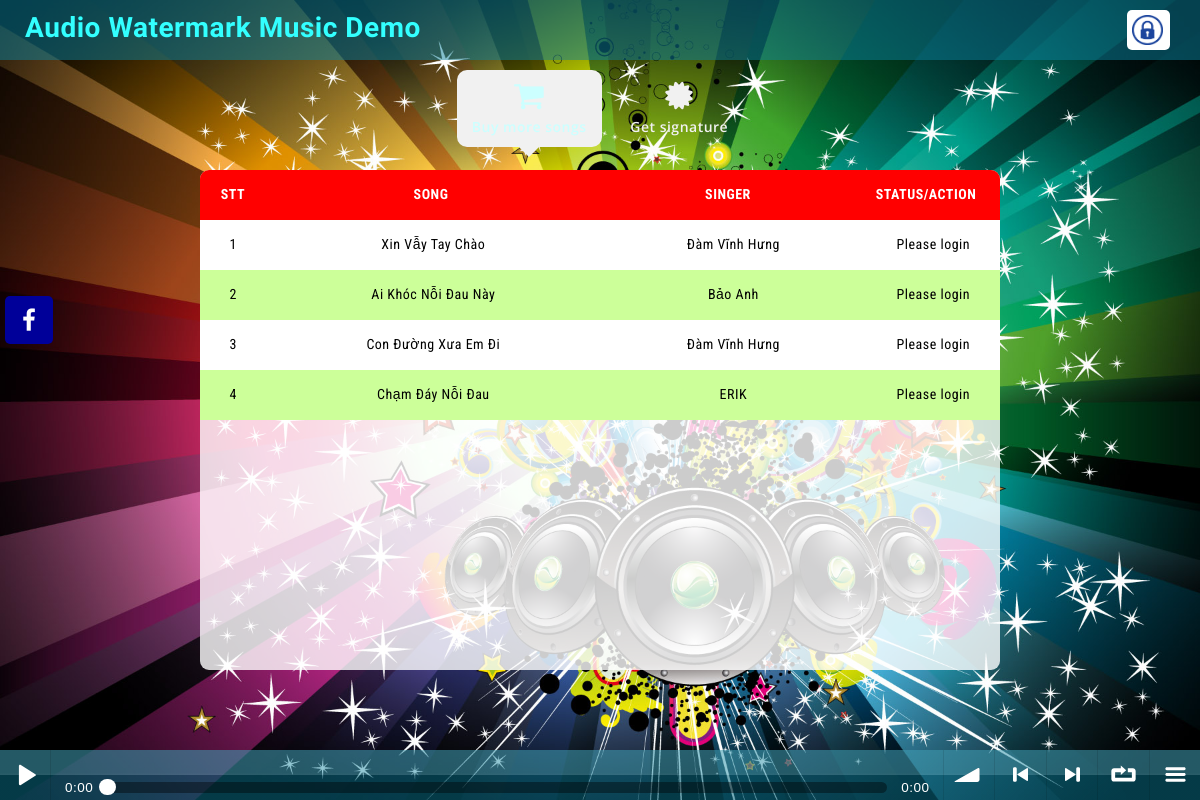
The page / on the database its author committed.
### tables this page shows
CREATE TABLE `siteinfo` (
  `companyname` varchar(128) NOT NULL,
  `slogan` varchar(256) DEFAULT NULL,
  `seokeywords` varchar(128) DEFAULT NULL,
  `seodescription` varchar(256) DEFAULT NULL,
  `facebook` varchar(128) DEFAULT NULL,
  `logo` varchar(32) NOT NULL,
  `copyright` varchar(128) NOT NULL,
  `copyright_ln2` varchar(128) DEFAULT NULL
);

CREATE TABLE `multimedia` (
  `id` varchar(64) NOT NULL,
  `parentid` varchar(64) DEFAULT NULL,
  `song` varchar(256) DEFAULT NULL,
  `singer` varchar(128) DEFAULT NULL,
  `url` varchar(256) NOT NULL,
  `type` varchar(32) NOT NULL,
  `owner` varchar(32) NOT NULL
);

### index.php (the view, shortened to what this page needs)
<!DOCTYPE html>
<html>
	<?php
		include "connectdb.php";
		$qr = $conn->prepare("select siteinfo.companyname as companyname, siteinfo.slogan as slogan, siteinfo.seokeywords as seokeywords, siteinfo.seodescription as seodescription, siteinfo.facebook as facebook, multimedia.url as logo, siteinfo.copyright as copyright, siteinfo.copyright_ln2 as copyright_ln2 from siteinfo, multimedia where siteinfo.logo = multimedia.id limit 1;");
		$qr->execute();
		$rs_siteinfo = $qr->fetch();
		$qr = $conn->prepare("select id, song, singer from multimedia where type = 'music' and owner = 'administrator';");
		$qr->execute();
		$rs_allsongs = $qr->fetchAll();
	?>
	<head>
		<link rel="stylesheet" href="https://maxcdn.bootstrapcdn.com/bootstrap/3.3.7/css/bootstrap.min.css" />
		<link rel="stylesheet" href="https://cdnjs.cloudflare.com/ajax/libs/font-awesome/4.7.0/css/font-awesome.min.css" />
		<link rel="stylesheet" href="animate.css" />
		<link rel="stylesheet" href="soundmanager2/css/bar-ui.css">
		<link rel="stylesheet" href="style.css" />
	</head>
	<body>
		<section class="navbar">
		    <div class="container">
				<div class="navbar-header">
					<a class="navbar-brand navbar-brand-image" href="/" title="<?php echo ($rs_siteinfo['companyname']); ?>"><?php echo ($rs_siteinfo['companyname']); ?></a>
				</div>
				<?php
					if (isset($_SESSION['user'])){
						echo "<a id=\"goto-login\" href=\"logout.php\" title=\"Sign out\"><img src=\"picture/logo-login.png\"/></a>";
						echo "<p id=\"username\">Good day, " . $_SESSION['user'] . "!</p>";
					}
					else{
						echo "<a id=\"goto-login\" href=\"login.php\" title=\"Sign in\"><img src=\"picture/logo-login.png\"/></a>";
					}
				?>
		    </div>
		</section>
		<section class="mainbar">
		    <div class="container">
		      	<ul class="nav mainbar-list wow fadeInDown" data-wow-duration="0.5s">
		        	<li id="buy-more-song" class="active">
		          		<a class="highlight" href="#buymoresong" title="Buy more songs">
		            		<i class="fa fa-shopping-cart"></i> Buy more songs
		          		</a>
		       		</li>
		       		<li id="get-signature">
		          		<a href="#getsignature" title="Get signature">
		            		<i class="fa fa-certificate"></i> Get signature
		          		</a>
		       		</li>
		      </ul>
		    </div>
		</section>
		<div class="mycontent">
			<table class="songstable">
				<thead>
					<tr>
						<th class="col-xs-1">STT</th>
						<th class="col-xs-5">SONG</th>
						<th class="col-xs-4">SINGER</th>
						<th class="col-xs-2">STATUS/ACTION</th>
					</tr>
				</thead>
				<tbody class="songstable_scrollbar">
					<?php
						$i = 1;
						foreach ($rs_allsongs as $key => $value) {
							echo "<tr class=\"" . ($i % 2 ? "odd" : "even") . "\">
									<td class=\"col-xs-1\">" . $i . "</td>
									<td class=\"col-xs-5\">" . $value['song'] . "</td>
									<td class=\"col-xs-4\">" . $value['singer'] . "</td>
									<td class=\"col-xs-2\">";
							if (isset($_SESSION['user'])){
								$qr = $conn->prepare("select id from multimedia where type = 'music' and owner = '" . $_SESSION['user'] .  "' and parentid = '" . $value['id'] . "' limit 1;");
								$qr->execute();
								$rs_isLicenced = $qr->fetch();
								if ($rs_isLicenced['id'] == ""){
									echo "<button id=\"" . $value['id'] . "\" class=\"btn btn-danger btn-mini btnbuysong\"><i class=\"fa fa-shopping-cart\"></i></button>";
								}
								else{
									echo "Licenced";
								}
							}
							else{
								echo "Please login";
							}
							echo "	</td>
								</tr>";
							$i++;
						}
					?>
				</tbody>
			</table>
		</div>
		<div class="sm2-bar-ui full-width fixed">
 			<div class="bd sm2-main-controls">
				<div class="sm2-inline-gradient"></div>
  				<div class="sm2-inline-element sm2-button-element">
					<div class="sm2-button-bd">
						<a href="#play" class="sm2-inline-button sm2-icon-play-pause">Play / pause</a>
					</div>
  				</div>
  				<div class="sm2-inline-element sm2-inline-status">
					<div class="sm2-playlist">
						<div class="sm2-playlist-target">
						</div>
					</div>
					<div class="sm2-progress">
						<div class="sm2-row">
							<div class="sm2-inline-time">0:00</div>
							<div class="sm2-progress-bd">
								<div class="sm2-progress-track">
									<div class="sm2-progress-ball"><div class="icon-overlay"></div></div>
								</div>
							</div>
							<div class="sm2-inline-duration">0:00</div>
						</div>
					</div>
				</div>
				<div class="sm2-inline-element sm2-button-element sm2-volume">
					<div class="sm2-button-bd">
						<a href="#volume" class="sm2-inline-button sm2-volume-control">volume</a>
					</div>
				</div>
				<div class="sm2-inline-element sm2-button-element">
					<div class="sm2-button-bd">
						<a href="#prev" title="Previous" class="sm2-inline-button sm2-icon-previous">&lt; previous</a>
					</div>
				</div>
				<div class="sm2-inline-element sm2-button-element">
					<div class="sm2-button-bd">
						<a href="#next" title="Next" class="sm2-inline-button sm2-icon-next">&gt; next</a>
					</div>
				</div>
				<div class="sm2-inline-element sm2-button-element">
					<div class="sm2-button-bd">
						<a href="#repeat" title="Repeat playlist" class="sm2-inline-button sm2-icon-repeat">&infin; repeat</a>
					</div>
				</div>
				<div class="sm2-inline-element sm2-button-element sm2-menu">
					<div class="sm2-button-bd">
						<a href="#menu" class="sm2-inline-button sm2-icon-menu">menu</a>
					</div>
				</div>
			</div>
		</div>
	  	<div class="social-bar">
		    <a target="_blank" href="<?php echo ($rs_siteinfo['facebook']); ?>" title="Visit my Facebook" class="social-bar-facebook"><i class="fa fa-facebook"></i></a>
	  	</div>
	</body>
</html>

### style.css (style rules this page uses)
html, body { height: 100%; font-family: 'Roboto Condensed', sans-serif; font-size:14px; color: #333; letter-spacing: 0.5px; }
body { background: url("picture/bg-body.jpg") fixed no-repeat; background-size: cover; }
a { text-decoration: none; }
.navbar { position: fixed; z-index: 1001; top: 0px; left: 0px; margin: 0px; width: 100%; height: 60px; min-height: 60px; background: rgba(10, 130, 157, 0.5); background-size: cover; background-repeat: none; border-radius: 0px; border: none; }
.navbar .container { height: 100%; }
.navbar-header { float: left; height: 100%; margin: 0px; padding: 0px; }
.navbar-brand { height: 100%; margin: 0px; margin-top: 18px; padding: 0px; padding-left: 10px; font-family: 'Oregano', cursive; font-size: 28px; font-weight: 600; color: #33FFFF; white-space: nowrap; }
#goto-login { float: right; margin: 0px; margin-top: 10px; padding: 5px; background-color: #FFF; border-radius: 5px; overflow: hidden; }
#goto-login img { height: 30px; margin: 0px; margin-right: 2.5px; }
.mainbar { position: fixed; top: 60px; left: 0px; margin: 0px; padding: 0px; width: 100%; height: auto; text-align: center; }
.mainbar-list { padding: 10px; padding-bottom: 20px; }
.mainbar-list li { height: 100%; min-width: 100px; margin: 0px 5px; display: inline-block; }
.mainbar-list li a { display: block; font-family: 'Open Sans', Verdana, Helvetica, sans-serif; font-weight: 600; transition: all 0.1s ease; -webkit-transition: all 0.1s ease; -moz-transition: all 0.1s ease; -o-transition: all 0.1s ease; }
.mainbar-list li:not(.active) a { color: #f1f1f1; }
.mainbar-list li.active a { background-color: #f1f1f1; border-radius: 10px; color: #CCFFFF; }
.mainbar-list li.active a:after { position: absolute; top: 100%; left: 50%; margin-left: -10px; border-left: 10px solid transparent; border-right: 10px solid transparent; border-top: 10px solid transparent; border-top-color: #f1f1f1; content: ''; display: inline-block; }
.mainbar-list a i { display: block; margin-bottom: 5px; font-size: 32px; }
.highlight { -webkit-animation: colorchange 10s infinite alternate; }
.mycontent { position: fixed; z-index: 1001; top: 170px; left: 50%; transform: translateX(-50%) !important; width: 800px; height: 500px; background-color: rgba(255, 255, 255, 0.8); border-radius: 9px; overflow: hidden; }
.songstable { width: 100%; }
.songstable thead { width: 100%; }
.songstable tbody { width: 100%; height: 500px; overflow-y: scroll; }
.songstable thead tr { width: 99%; }
.songstable tr { width: 100%; }
.songstable thead, .songstable tbody, .songstable tr, .songstable td, .songstable th { display: inline-block; }
.songstable thead { background: #FF0000; color: #fff; }
.songstable tbody td, .songstable thead > tr> th { float: left; border-bottom-width: 0; }
.songstable>tbody>tr>td, .songstable>tbody>tr>th, .songstable>tfoot>tr>td, .songstable>tfoot>tr>th, .songstable>thead>tr>td, .songstable>thead>tr>th { padding: 8px; height: 50px; text-align: center; line-height: 32px; }
.odd { background: #fff; color: #000; }
.even { background: #CCFF99; color: #000; }
.sm2-bar-ui { z-index: 1002 !important; font-size: 18px; }
.sm2-bar-ui .sm2-main-controls, .sm2-bar-ui .sm2-playlist-drawer { background-color: rgba(10, 130, 157, 0.5); }
.social-bar { position: fixed; z-index: 1002; left: 5px; top: 40%; transform: translateY(-50%); }
.social-bar a, .social-bar span { position: relative; width: 48px; height: 48px; margin-top: 5px; margin-bottom: 5px; padding: 0px; outline: none; border: none; border-radius: 5px; font-size: 24px; color: #fff; display: block; transition: all 0.1s ease; -webkit-transition: all 0.1s ease; -moz-transition: all 0.1s ease; -o-transition: all 0.1s ease; }
.social-bar a .fa, .social-bar span .fa { position: absolute; top: 50%; left: 50%; transform: translate(-50%, -50%) !important; }
.social-bar-facebook { background: #000099; }

### rows shown on the page
siteinfo: companyname "Audio Watermark Music Demo"
multimedia: song "Xin Vẫy Tay Chào", singer "Đàm Vĩnh Hưng"
multimedia: song "Ai Khóc Nỗi Đau Này", singer "Bảo Anh"
multimedia: song "Con Đường Xưa Em Đi", singer "Đàm Vĩnh Hưng"
multimedia: song "Chạm Đáy Nỗi Đau", singer "ERIK"
